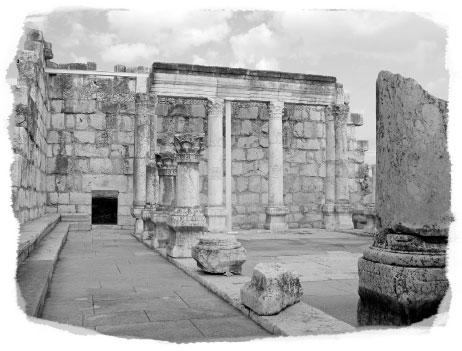
%> input picture LAB4/input_grayscale.jpg, 462 x 351 px
$ octave LAB4.m   (GNU Octave 9; MATLAB toolbox functions it lacks are replaced by stand-ins)
%> lines starting %> are read from the running program, lines starting %| are printed output that depends on the picture
%dark,bright & good contrast images and their histograms

gs=imread('input_grayscale.jpg');
%> gs is the input picture: size 351x462 uint8; min 0, max 255, mean 169.7

%Original Image
figure,
subplot(2,3,1)
imshow(gs);
subplot(2,3,4)
imhist(gs);
ylim([0 4000])
xlim([0 255]);

%Dark image
di=0.35*gs;
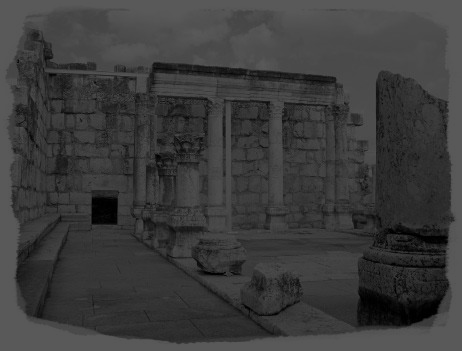
%> di: size 351x462 uint8; min 0, max 89, mean 59.4
subplot(2,3,2)
imshow(di);
subplot(2,3,5)
imhist(di);
ylim([0 4000])
xlim([0 255]);

%Bright Image
bi=1.5*gs;
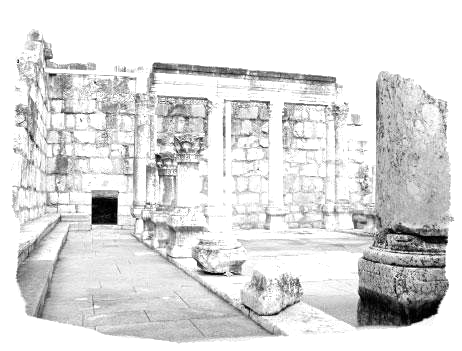
%> bi: size 351x462 uint8; min 0, max 255, mean 220.9
subplot(2,3,3)
imshow(bi);
subplot(2,3,6)
imhist(bi);
ylim([0 4000])
xlim([0 255]);
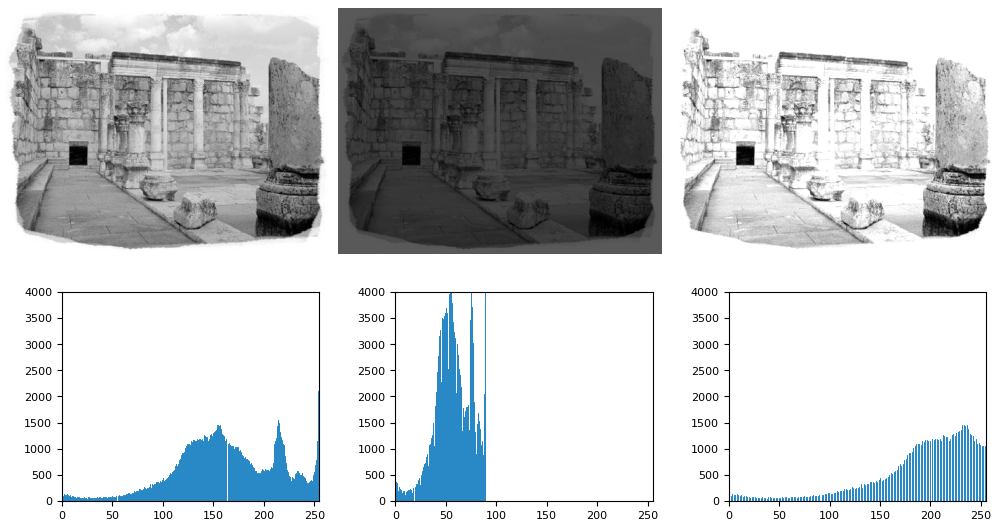
%> figure redrawn from the program's plot data, 6 panels


%Rest of the code is just to get the outputs in .png for printout
imwrite(gs,'gs.png');
hfig = figure ; bar(imhist(gs));
xlim([0 255]);
ylim([0 4000]);
title('Good Contrast Image')
xlabel('Intensity Values');
ylabel('Number of Pixels');
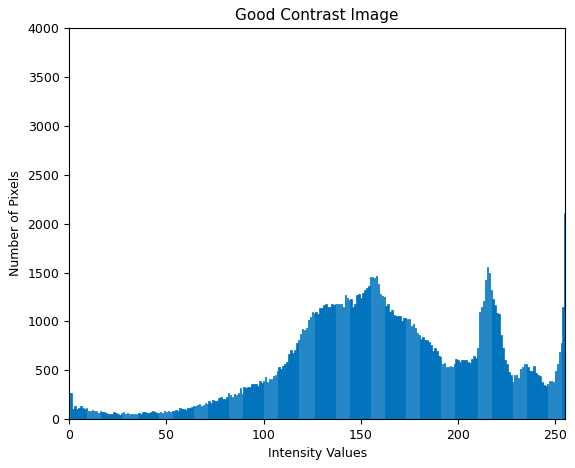
%> figure redrawn from the program's plot data; tallest bar 13931 high, from x = 255.6 to 256.4
saveas(hfig ,'gshist.png');

imwrite(di,'di.png');
hfig = figure ; bar(imhist(di));
xlim([0 255]);
ylim([0 4000]);
title('Dark Image')
xlabel('Intensity Values');
ylabel('Number of Pixels');
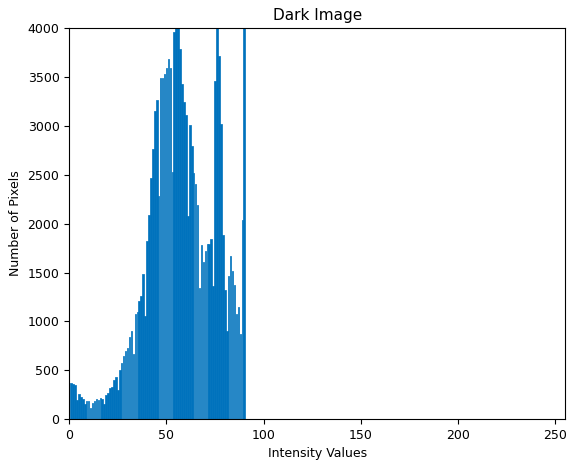
%> figure redrawn from the program's plot data; tallest bar 17189 high, from x = 89.6 to 90.4
saveas(hfig ,'dihist.png');

imwrite(bi,'bi.png');
hfig = figure ; bar(imhist(bi));
xlim([0 255]);
ylim([0 4000]);
title('Bright Image')
xlabel('Intensity Values');
ylabel('Number of Pixels');
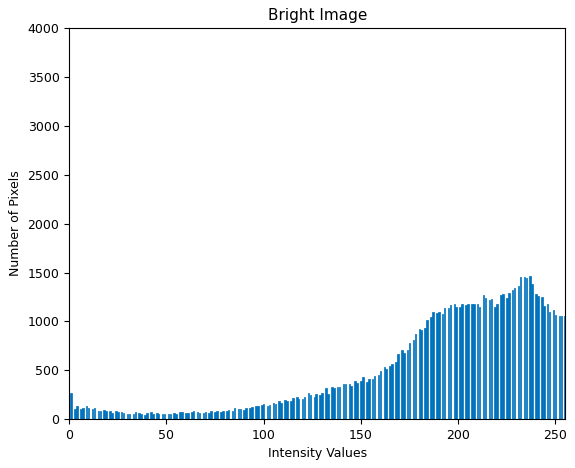
%> figure redrawn from the program's plot data; tallest bar 76353 high, from x = 255.6 to 256.4
saveas(hfig ,'bihist.png');
